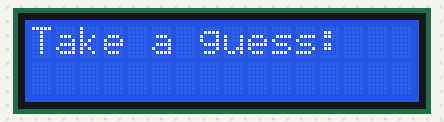
Simulated run of this sketch. Board: Arduino Uno, built with avr-gcc and run on an emulated ATmega328P. Parts: 16×2 character LCD. Wiring (inferred from the names in the program): character LCD (HD44780): RS pin 12; E pin 11; data pin 5, pin 4, pin 3, pin 2; 4×3 keypad with keys 1 2 3 4 5 6 7 8 9 * 0 # (labels assumed): rows A2, A3, A4, A5; columns pin 8, A0, A1. Random numbers use the default seed unless the sketch sets one; what the sketch prints to the serial monitor is not drawn.

Above: at 0.3 s.
At 1.6 s:
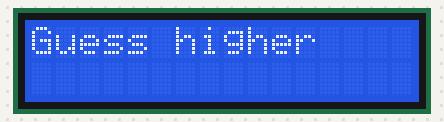

The sketch:

testkey.ino
```cpp
#define RS  12 //HIGH: DATA  LOW: INSTRUCTIONS
#define E  11 //ENABLE READ OR WRITE DATA
#define D4  5 //LOW: USE 4-BIT charERFACE
#define D5  4 // R/W HIGH: READ  LOW: WRITE
#define D6  3
#define D7  2
//////
/*this keypad tutorial number one by omar tarek 29-06-2014 */
byte h=0,v=0;    //variables used in for loops
const unsigned long period=50;  //little period used to prevent error
unsigned long kdelay=0;        // variable used in non-blocking delay
const byte rows=4;             //number of rows of keypad
const byte columns=3;            //number of columnss of keypad
const byte Output[rows]={A5,A4,A3,A2}; //array of pins used as output for rows of keypad
const byte Input[columns]={A1,A0,8}; //array of pins used as input for columns of keypad
byte keypad() // function used to detect which button is used
{
 static bool no_press_flag=0;  //static flag used to ensure no button is pressed
  for(byte x=0;x<columns;x++)   // for loop used to read all inputs of keypad to ensure no button is pressed
  {
     if (digitalRead(Input[x])==HIGH);   //read evry input if high continue else break;
     else
     break;
     if(x==(columns-1))   //if no button is pressed
     {
      no_press_flag=1;
      h=0;
      v=0;
     }
  }
  if(no_press_flag==1) //if no button is pressed
  {
    for(byte r=0;r<rows;r++) //for loop used to make all output as low
    digitalWrite(Output[r],LOW);
    for(h=0;h<columns;h++)  // for loop to check if one of inputs is low
    {
      if(digitalRead(Input[h])==HIGH) //if specific input is remain high (no press on it) continue
      continue;
      else    //if one of inputs is low
      {
          for (v=0;v<rows;v++)   //for loop used to specify the number of row
          {
          digitalWrite(Output[v],HIGH);   //make specified output as HIGH
          if(digitalRead(Input[h])==HIGH)  //if the input that selected from first sor loop is change to high
          {
            no_press_flag=0;                //reset the no press flag;
            for(byte w=0;w<rows;w++) // make all outputs as low
            digitalWrite(Output[w],LOW);
            return v*4+h;  //return number of button
          }
          }
      }
    }
  }
 return 50;
}

////

//Write values to data pins
void writeLCD(unsigned char data){
  //unsigned char dataToSend =0;
  digitalWrite(RS, HIGH);
 digitalWrite(D4, data&0x10);
  digitalWrite(D5, data&0x20);
  digitalWrite(D6, data&0x40);
  digitalWrite(D7, data&0x80);

  digitalWrite(E,HIGH);
  delay(1);
  digitalWrite(E,LOW);
  delay(1);

  digitalWrite(RS, HIGH);
  digitalWrite(D4, data&0x01);
  digitalWrite(D5, data&0x02);
  digitalWrite(D6, data&0x04);
  digitalWrite(D7, data&0x08);

  digitalWrite(E,HIGH);
   delay(1);
  digitalWrite(E,LOW);
   delay(1);

}


void commandLCD(unsigned char command) { // (char command){

  digitalWrite(RS, LOW);
  digitalWrite(D4,command&0x10);
  digitalWrite(D5, command&0x20);
  digitalWrite(D6, command&0x40);
  digitalWrite(D7, command&0x80);

digitalWrite(E,HIGH);
  delay(1);
  digitalWrite(E,LOW);
   delay(1);

  digitalWrite(RS, LOW);
  digitalWrite(D7, command&0x08);
  digitalWrite(D6, command&0x04);
  digitalWrite(D5, command&0x02);
  digitalWrite(D4, command&0x01);

  digitalWrite(E,HIGH);
  delay(1);
  digitalWrite(E,LOW);
   delay(1);

}
void commandLCD8(unsigned char command) { // (char command){

  digitalWrite(RS, LOW);
  digitalWrite(D4,command&0x10);
  digitalWrite(D5, command&0x20);
  digitalWrite(D6, command&0x40);
  digitalWrite(D7, command&0x80);

digitalWrite(E,HIGH);
  delay(1);
  digitalWrite(E,LOW);
   delay(1);
}

void setup() {
  ////
   for(byte i=0;i<rows;i++)  //for loop used to make pin mode of outputs as output
  {
  pinMode(Output[i],OUTPUT);
  }
  for(byte s=0;s<columns;s++)  //for loop used to makk pin mode of inputs as inputpullup
  {
    pinMode(Input[s],INPUT_PULLUP);
  }
  Serial.begin(9600); //to use serial monitor we set the buad
  /////
  // put your setup code here, to run once:
pinMode(RS,OUTPUT); //HIGH: DATA  LOW: INSTRUCTIONS
pinMode(E, OUTPUT); //TELL LCD WHETHER SHOULD READ OR WRITE
pinMode(D4,OUTPUT);
pinMode(D5,OUTPUT);//HIGH:READ MODE  LOW: WRITE MODE
pinMode(D6,OUTPUT);
pinMode(D7,OUTPUT);
delay(100);

initial();
}

void initial(){
//digitalWrite(RS,LOW);
digitalWrite(E,LOW);
delay(16);
commandLCD8(0x30);
delay(5);
commandLCD8(0x30);
delay(1);
commandLCD8(0x30);
delay(1);
commandLCD8(0x30);
commandLCD8(0x20);

commandLCD(0x28);

//display control
commandLCD(0x10);
commandLCD(0x0C);
commandLCD(0x06);

delay(1);
}
////
//void setup() {
//  Serial.begin(9600);
//  pinMode(A5, INPUT_PULLUP);
//   pinMode(A4, INPUT_PULLUP);
//   pinMode(A3, INPUT_PULLUP);
//    pinMode(A2, INPUT_PULLUP);
//     pinMode(A1, OUTPUT);
//     pinMode(A0,OUTPUT);
//     pinMode(8, OUTPUT);
//  // put your setup code here, to run once:
//}

void takeAGuess(){
  commandLCD(0x01);
   commandLCD(0x80);
  writeLCD('T');
  commandLCD(0x81);
  writeLCD('a');
    commandLCD(0x82);
  writeLCD('k');
    commandLCD(0x83);
  writeLCD('e');
  commandLCD(0x84);
  writeLCD(' ');
  commandLCD(0x85);
  writeLCD('a');
  commandLCD(0x86);
  writeLCD(' ');
  commandLCD(0x87);
  writeLCD('g');
    commandLCD(0x88);
  writeLCD('u');
    commandLCD(0x89);
  writeLCD('e');
    commandLCD(0x8A);
  writeLCD('s');
    commandLCD(0x8B);
  writeLCD('s');
    commandLCD(0x8C);
  writeLCD(':');
  delay(1000);
  }


void lower(){
  commandLCD(0x01);
   commandLCD(0x80);
  writeLCD('G');
  commandLCD(0x81);
  writeLCD('u');
    commandLCD(0x82);
  writeLCD('e');
    commandLCD(0x83);
  writeLCD('s');
  commandLCD(0x84);
  writeLCD('s');
  commandLCD(0x85);
  writeLCD(' ');
  commandLCD(0x86);
  writeLCD('l');
    commandLCD(0x87);
  writeLCD('o');
    commandLCD(0x88);
  writeLCD('w');
    commandLCD(0x89);
  writeLCD('e');
    commandLCD(0x8A);
  writeLCD('r');
  delay(1000);
  }

  void higher(){
    commandLCD(0x01);
   commandLCD(0x80);
  writeLCD('G');
  commandLCD(0x81);
  writeLCD('u');
    commandLCD(0x82);
  writeLCD('e');
    commandLCD(0x83);
  writeLCD('s');
  commandLCD(0x84);
  writeLCD('s');
  commandLCD(0x85);
  writeLCD(' ');
  commandLCD(0x86);
  writeLCD('h');
    commandLCD(0x87);
  writeLCD('i');
    commandLCD(0x88);
  writeLCD('g');
    commandLCD(0x89);
  writeLCD('h');
    commandLCD(0x8A);
  writeLCD('e');
  commandLCD(0x8B);
  writeLCD('r');
  delay(1000);
  }

    void youWon(){
    commandLCD(0x01);
   commandLCD(0x80);
  writeLCD('Y');
  commandLCD(0x81);
  writeLCD('o');
    commandLCD(0x82);
  writeLCD('u');
    commandLCD(0x83);
  writeLCD(' ');
  commandLCD(0x84);
  writeLCD('w');
  commandLCD(0x85);
  writeLCD('o');
    commandLCD(0x86);
  writeLCD('n');
    commandLCD(0x87);
  writeLCD('!');
  delay(1000);
  }

      void youLost(){
    commandLCD(0x01);
   commandLCD(0x80);
  writeLCD('Y');
  commandLCD(0x81);
  writeLCD('o');
    commandLCD(0x82);
  writeLCD('u');
    commandLCD(0x83);
  writeLCD(' ');
  commandLCD(0x84);
  writeLCD('l');
  commandLCD(0x85);
  writeLCD('o');
    commandLCD(0x86);
  writeLCD('s');
    commandLCD(0x87);
  writeLCD('t');
  commandLCD(0x87);
  writeLCD('!');
  delay(1000);
  }

  int flag = 1;
  int chance = 3;

void compare(){
//  Serial.println("we are in compare");
int g = 0;
int r =0;
 if( flag == 1){
 r = random(0,9);
Serial.println(r);
flag = 0;}
delay(200);
  if(millis()-kdelay>period) //used to make non-blocking delay
  {
    kdelay=millis();  //capture time from millis function
switch (keypad())  //switch used to specify which button
   {
            case 0:
            {
              Serial.println(1);
             g = 1;
             Serial.println(g);}
       break;
            case 1:
            { g = 2;
            Serial.println(2);
            }
       break;
            case 2:
            { g = 3;
            Serial.println(3);}
       break;
            case 4:
            { g = 4;
            Serial.println(4);}
       break;
            case 5:
            { g = 5;
            Serial.println(5);
            }
       break;
            case 6:
            { g = 6;
            Serial.println(6);
            }
       break;
            case 8:
            { g = 7;
            Serial.println(7);
            }
       break;
            case 9:
            { g = 8;
            Serial.println(8);
            }
       break;
            case 10:
            { g = 9;
            Serial.println(9);
            }
       break;
           case 13:
            { g = 0;
            Serial.println(0);
            }
       break;

}
}

// if(g == r){
// youWon();
// chance = -1;
// }
//    if(g > r){
// lower();
//  chance = chance - 1;
//  Serial.println("value" + chance);
//  Serial.println("we are in low");
//}

  if(g < r){
 higher();
  chance = chance - 1;
  Serial.println("we are in high");
  }
}
void loop() {

takeAGuess();
 delay(10);
 while(chance >=  0)
 {
compare();
 }
 if ( chance == 0){
 Serial.println("you lost");
 youLost();
 }
flag = 1;
 chance = 3;
}
```

Measured:
- what the display in image 0 shows lasts 1.2 s, from 0.3 s to 1.5 s
